Frame 1 (no input): blank canvas, image omitted
Frame 60 (the mouse pressed at the canvas centre just before this capture): blank canvas, image omitted
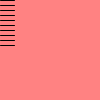
Frame 120 (the mouse held since frame 60 and released just before this capture)

The Processing sketch whose frames 1 and 60 were blank and that drew this single picture after the mouse press (run headless with seeded random() and noise(); from frame 60 on, the mouse is pressed at the canvas centre):

// Processing sketch: sketch_170328_7__final__ex_
// ── sketch_170328_7__final__ex_.pde

int sx = 0;
int sy = 0;
float gap = 5;
float w = 25;

void setup() {
  frameRate(5);
  noCursor();
}

void draw() {
  background(255, 130, 130);
  
  //sx=mouseX;
  //sy=mouseY;
  //gap=mouseY/5;
  w=random(5,20);
  
  for (int i=0; i<mouseX/5; i=i+1) {
    line (sx, sy+gap*i, sx+w, sy+gap*i);
  }
}
